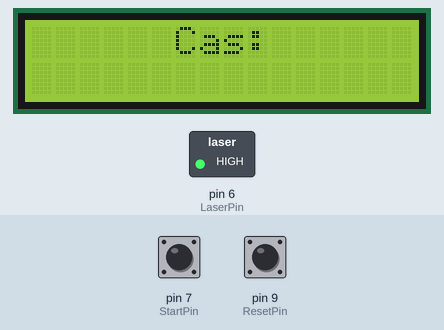
Simulated run of this sketch. Board: Arduino Uno, built with avr-gcc and run on an emulated ATmega328P. On the bench: 16×2 character LCD, switched loads named in the sketch (green lamp = pin HIGH). The test bench sets the inputs (shaded band); at power-on: pin 9 (ResetPin) HIGH, pin 7 (StartPin) HIGH. What the sketch prints to the serial monitor is not drawn.

Above: at 1.2 s.
1.3 s: pin 9 (ResetPin) pulled LOW for 1 s
At 1.7 s:
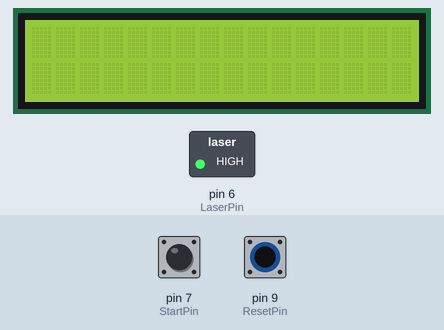
3.8 s: pin 7 (StartPin) pulled LOW for 0.15 s
At 4.13 s:
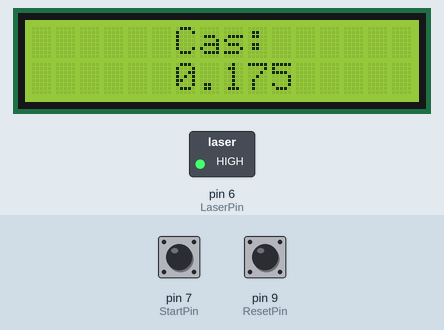
Timing chart, 0 to 6.8 s (numbered marks = the images above; inputs shaded):
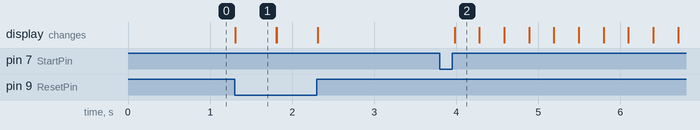

Measured:
- after the input at 1.3 s, the display: changes at once (image 1)
- after the input at 3.8 s, the display: changes after 0.18 s (image 2)
- what the display in image 1 shows lasts 0.5 s, from 1.3 s to 1.8 s

The sketch:

timer.ino
```cpp
#include <LiquidCrystal.h>

const int rs = 12, en = 11, d4 = 5, d5 = 4, d6 = 3, d7 = 2;
const int StartPin = 7;
const int ResetPin = 9;
LiquidCrystal lcd(rs, en, d4, d5, d6, d7);
uint32_t time1, seconds, decimals, Normalize;
bool Start = 0, Reset=0, check = 0, check2 = 0;
const int LaserPin = 6;

void setup() {
  Serial.begin(9600);
  pinMode(StartPin,INPUT);
  pinMode(ResetPin, INPUT_PULLUP);
  pinMode(LaserPin, OUTPUT);
  digitalWrite(LaserPin, HIGH);
  lcd.begin(16, 2);
  lcd.setCursor(6,0);
  lcd.print("Cas:");

}

void loop() {
  Start = digitalRead(StartPin);
  Reset = digitalRead(ResetPin);
  Serial.println(Start);


  if(Start == LOW && check == 1 && seconds > 5)
  {
    check = 0;
    delay(500);
    }

  else if(Start == LOW && check == 0)
  {
    check = 1;
    Normalize = millis();
    delay(175);
    }

  if(Reset == LOW && check == 0)
  {
    lcd.clear();
    delay(500);
    lcd.setCursor(6,0);
    lcd.print("Cas:");
    }

  if(check == 1)
  {
    lcd.setCursor(6, 1);
    time1 = (millis() - Normalize);
    seconds = time1/1000;
    decimals = time1 - seconds*1000;
    lcd.print(seconds);
    lcd.print(".");
    lcd.print(decimals);
  }

}
```
